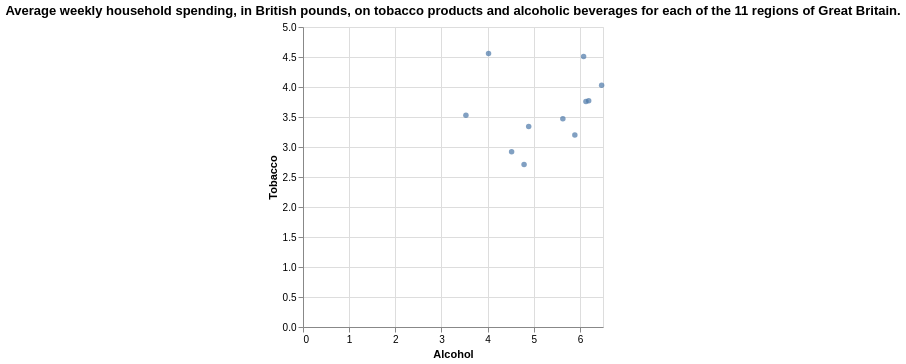

Vega-Lite specification for this chart:
### Vega-Lite specification from a JSON file in a GitHub repository (floating-point values rounded to 4 significant figures)
{"$schema": "https://vega.github.io/schema/vega-lite/v5.json", "mark": {"type": "point", "filled": true}, "title": "Average weekly household spending, in British pounds, on tobacco products and alcoholic beverages for each of the 11 regions of Great Britain.", "data": {"values": [{"name": "North", "Alcohol": 6.47, "Tobacco": 4.03}, {"name": "Yorkshire", "Alcohol": 6.13, "Tobacco": 3.76}, {"name": "Northeast", "Alcohol": 6.19, "Tobacco": 3.77}, {"name": "East Midlands", "Alcohol": 4.89, "Tobacco": 3.34}, {"name": "West Midlands", "Alcohol": 5.63, "Tobacco": 3.47}, {"name": "East Anglia", "Alcohol": 4.52, "Tobacco": 2.92}, {"name": "Southeast", "Alcohol": 5.89, "Tobacco": 3.2}, {"name": "Southwest", "Alcohol": 4.79, "Tobacco": 2.71}, {"name": "Wales", "Alcohol": 3.53, "Tobacco": 3.53}, {"name": "Scotland", "Alcohol": 6.08, "Tobacco": 4.51}, {"name": "Northern Ireland", "Alcohol": 4.02, "Tobacco": 4.56}]}, "encoding": {"x": {"field": "Alcohol", "type": "quantitative"}, "y": {"field": "Tobacco", "type": "quantitative"}}}
